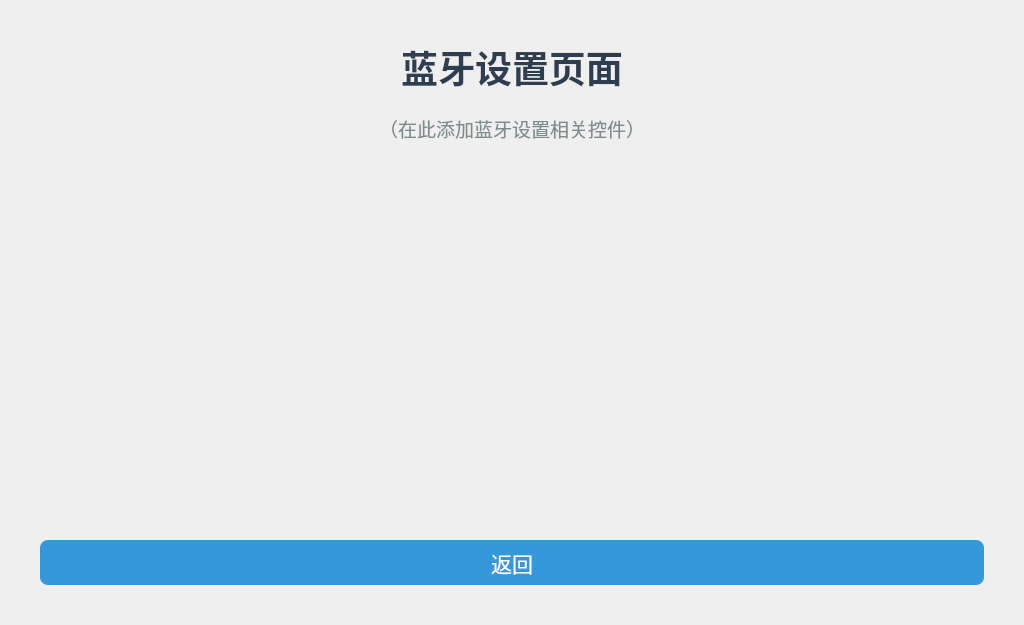
<?xml version="1.0" encoding="UTF-8"?>
<ui version="4.0">
 <class>BluetoothDialog</class>
 <widget class="QDialog" name="BluetoothDialog">
  <property name="geometry">
   <rect>
    <x>0</x>
    <y>0</y>
    <width>1024</width>
    <height>625</height>
   </rect>
  </property>
  <property name="minimumSize">
   <size>
    <width>1024</width>
    <height>625</height>
   </size>
  </property>
  <property name="maximumSize">
   <size>
    <width>1024</width>
    <height>625</height>
   </size>
  </property>
  <property name="windowTitle">
   <string>蓝牙设置</string>
  </property>
  <layout class="QVBoxLayout" name="verticalLayout">
   <property name="spacing">
    <number>20</number>
   </property>
   <property name="leftMargin">
    <number>40</number>
   </property>
   <property name="topMargin">
    <number>40</number>
   </property>
   <property name="rightMargin">
    <number>40</number>
   </property>
   <property name="bottomMargin">
    <number>40</number>
   </property>
   <item>
    <widget class="QLabel" name="labelTitle">
     <property name="styleSheet">
      <string notr="true">font-size:28pt; font-weight:bold; color:#2c3e50;</string>
     </property>
     <property name="text">
      <string>蓝牙设置页面</string>
     </property>
     <property name="alignment">
      <set>Qt::AlignCenter</set>
     </property>
    </widget>
   </item>
   <item>
    <widget class="QLabel" name="labelHint">
     <property name="styleSheet">
      <string notr="true">font-size:14pt; color:#7f8c8d;</string>
     </property>
     <property name="text">
      <string>（在此添加蓝牙设置相关控件）</string>
     </property>
     <property name="alignment">
      <set>Qt::AlignCenter</set>
     </property>
    </widget>
   </item>
   <item>
    <spacer name="verticalSpacer">
     <property name="orientation">
      <enum>Qt::Vertical</enum>
     </property>
     <property name="sizeHint" stdset="0">
      <size>
       <width>20</width>
       <height>40</height>
      </size>
     </property>
    </spacer>
   </item>
   <item>
    <widget class="QPushButton" name="btnBack">
     <property name="minimumSize">
      <size>
       <width>120</width>
       <height>45</height>
      </size>
     </property>
     <property name="styleSheet">
      <string notr="true">QPushButton{background-color:#3498db;color:white;border-radius:8px;font-size:16pt;}QPushButton:pressed{background-color:#2980b9;}</string>
     </property>
     <property name="text">
      <string>返回</string>
     </property>
    </widget>
   </item>
  </layout>
 </widget>
 <resources/>
 <connections/>
</ui>
